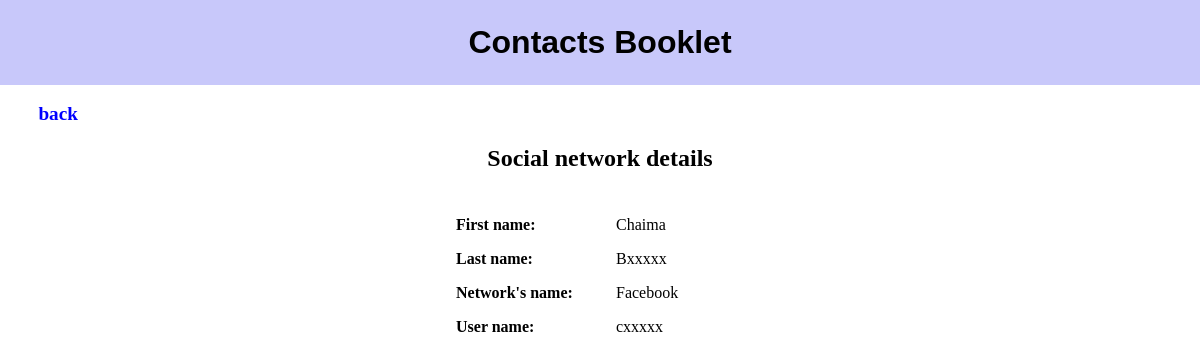
/networks/details/2/ (signed in), run on the app's committed database.
### contacts_app/models.py (models this page shows, shortened)
class Network(models.Model):
    first_name = models.CharField(max_length=30)
    last_name = models.CharField(max_length=30)
    network_name = models.CharField(max_length=30)
    user_name = models.CharField(max_length=30)
    fk_user = models.ForeignKey(User, on_delete=models.CASCADE)
    REQUIRED_FIELDS = ['first_name','last_name', 'network_name']

### contacts_app/views.py (the view)
# urls.py: path('networks/details/<int:id>/', contacts_app.views.networkDetails, name="networkDetails"),
@login_required
def networkDetails(request, id):
    network = Network.objects.get(id=id)
    return render(request, 'networksForms/networkDetails.html', context={'network' : network})

### contacts_app/templates/networksForms/networkDetails.html (shortened to what this page needs)
{% extends 'base1.html' %}
{% load static %}
{% block css %}
    <link rel="stylesheet" href="{% static 'networkDetails.css' %}"/>
{% endblock %}
{% block content %}
<br>
<a href="{% url 'networks' %}">back</a>
<h2>Social network details</h2>
    <p><span class="label">First name:</span><span class="info">{{ network.first_name }}</span></p>
    <p><span class="label">Last name:</span><span class="info">{{ network.last_name }}</span></p>
    <p><span class="label">Network's name:</span><span class="info">{{ network.network_name}}</span></p>
    <p><span class="label">User name:</span><span class="info">{{ network.user_name}}</span></p>
{% endblock content %}

### contacts_app/static/style2.css (style rules this page uses)
body { margin: 0px; }

### contacts_app/static/networkDetails.css (style rules this page uses)
h2 { text-align: center; padding-bottom: 1em; }
a { font-size: 1.2em; text-decoration: none; font-weight: bold; color: blue; padding-left: 2em; }
p { text-align: center; white-space: nowrap; }
.label { display: inline-block; text-align: left; width: 10em; font-weight: bold; }
.info { text-align: left; display: inline-block; width: 8em; }

### data on the page
Network: first_name "Chaima", last_name "Bxxxxx", network_name "Facebook", user_name "cxxxxx"
